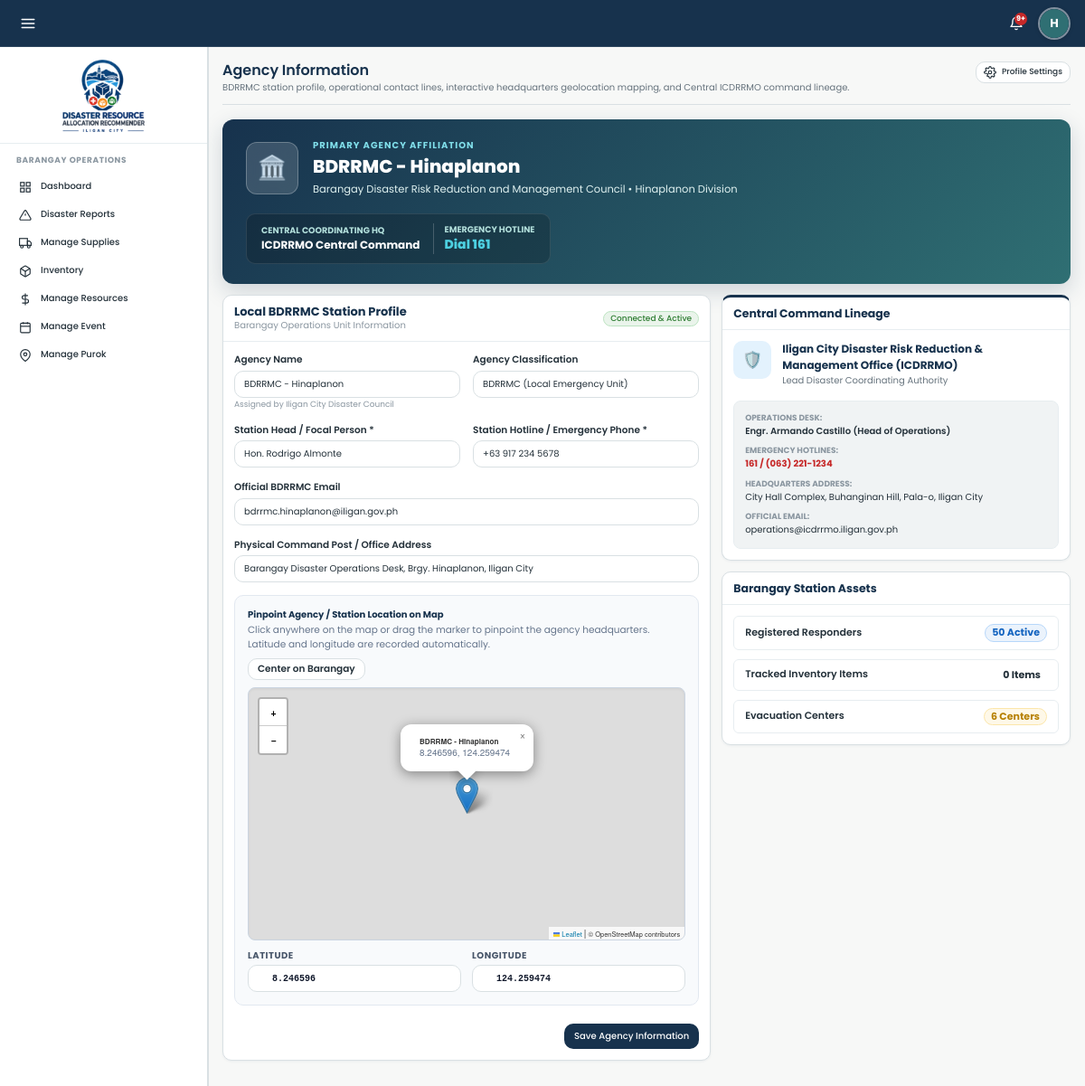
Screenshot of /views/barangay/agency.php (signed in) with the database file from the repository.
### tables this page shows
CREATE TABLE `agencies` (
  `id` int(11) NOT NULL AUTO_INCREMENT,
  `name` varchar(150) NOT NULL,
  `agency_type` enum('ICDRRMO','BDRRMC') NOT NULL DEFAULT 'BDRRMC',
  `barangay_id` int(11) DEFAULT NULL,
  `contact_person` varchar(100) DEFAULT NULL,
  `contact_number` varchar(50) DEFAULT NULL,
  `email` varchar(100) DEFAULT NULL,
  `office_address` varchar(255) DEFAULT NULL,
  `coordinates_lat` decimal(10,6) DEFAULT NULL,
  `coordinates_lng` decimal(10,6) DEFAULT NULL,
  `status` enum('active','inactive') DEFAULT 'active',
  `created_at` datetime DEFAULT current_timestamp(),
  PRIMARY KEY (`id`),
  KEY `barangay_id` (`barangay_id`),
  CONSTRAINT `agencies_ibfk_1` FOREIGN KEY (`barangay_id`) REFERENCES `barangays` (`id`) ON DELETE CASCADE
);

CREATE TABLE `barangays` (
  `id` int(11) NOT NULL AUTO_INCREMENT,
  `name` varchar(100) NOT NULL,
  `city` varchar(100) DEFAULT 'Iligan City',
  `status` enum('active','archived') NOT NULL DEFAULT 'active',
  `contact_person` varchar(100) DEFAULT NULL,
  `contact_number` varchar(30) DEFAULT NULL,
  `population` int(11) DEFAULT NULL,
  `total_households` int(11) DEFAULT NULL,
  `risk_level` enum('Low','Moderate','High','Critical') DEFAULT NULL,
  `area_radius` int(11) DEFAULT NULL COMMENT 'Geographic coverage and hazard radius of the area in meters',
  `coordinates_lat` decimal(10,6) NOT NULL,
  `coordinates_lng` decimal(10,6) NOT NULL,
  `created_at` datetime DEFAULT current_timestamp(),
  PRIMARY KEY (`id`),
  UNIQUE KEY `name` (`name`)
);

### views/barangay/agency.php (the view, shortened to what the rows shown need)
<?php
require_once __DIR__ . '/../../backend/services/Auth.php';
require_once __DIR__ . '/../../backend/services/Helpers.php';
$user = getCurrentUser();
$barangayId = (int) $user['barangay_id'];
$db = getDBConnection();
$bStmt = $db->prepare("SELECT * FROM barangays WHERE id = ?");
$bStmt->execute([$barangayId]);
$barangay = $bStmt->fetch(PDO::FETCH_ASSOC);
$aStmt = $db->prepare("SELECT * FROM agencies WHERE barangay_id = ? AND agency_type = 'BDRRMC'");
$aStmt->execute([$barangayId]);
$localAgency = $aStmt->fetch(PDO::FETCH_ASSOC);
$initLat = !empty($localAgency['coordinates_lat']) ? (float) $localAgency['coordinates_lat'] : (!empty($barangay['coordinates_lat']) ? (float) $barangay['coordinates_lat'] : 8.228000);
$initLng = !empty($localAgency['coordinates_lng']) ? (float) $localAgency['coordinates_lng'] : (!empty($barangay['coordinates_lng']) ? (float) $barangay['coordinates_lng'] : 124.245000);
$icdStmt = $db->query("SELECT * FROM agencies WHERE agency_type = 'ICDRRMO' LIMIT 1");
$centralAgency = $icdStmt->fetch(PDO::FETCH_ASSOC);
require_once __DIR__ . '/../layouts/header.php';
?>
<link rel="stylesheet" href="https://unpkg.com/leaflet@1.9.4/dist/leaflet.css"
 />
<div class="page-header">
  <div class="page-header-title-wrap">
    <h1>Agency Information</h1>
  </div>
</div>
<div
  style="background:linear-gradient(135deg, #17324D 0%, #2F6F73 100%);color:#FFF;border-radius:12px;padding:22px 26px;margin-bottom:var(--space-4);box-shadow:0 8px 24px rgba(23,50,77,0.18);">
  <div style="display:flex;justify-content:space-between;align-items:center;flex-wrap:wrap;gap:18px;">
    <div style="display:flex;align-items:center;gap:16px;">
      <div>
        <div style="font-size:10px;text-transform:uppercase;color:#80DEEA;letter-spacing:1px;font-weight:700;">
          Primary Agency Affiliation
        </div>
        <div style="font-size:20px;font-weight:800;margin-top:2px;">
          <?= clean($localAgency['name']) ?>
        </div>
        <div style="font-size:11.5px;color:#E0F2F1;margin-top:2px;">
          Barangay Disaster Risk Reduction and Management Council • <?= clean($barangay['name']) ?> Division
        </div>
      </div>
    </div>
  </div>
</div>
<div style="display:grid;grid-template-columns:1.4fr 1fr;gap:var(--space-4);align-items:start;">
  <div>
    <div class="card" style="margin-bottom:var(--space-4);">
      <div class="card-body">
        <form method="POST" action="<?= BASE_URL ?>/backend/functions/barangay/update_agency.php">
          <div style="display:grid;grid-template-columns:1fr 1fr;gap:14px;margin-bottom:14px;">
            <div>
              <label class="form-label" style="font-size:10.5px;font-weight:600;">Agency Name</label>
              <input type="text" class="form-control" value="<?= clean($localAgency['name']) ?>" disabled>
              <small style="font-size:9px;color:var(--color-text-muted);">Assigned by Iligan City Disaster
                Council</small>
            </div>
          </div>
          <div style="display:grid;grid-template-columns:1fr 1fr;gap:14px;margin-bottom:14px;">
            <div>
              <label class="form-label" style="font-size:10.5px;font-weight:600;">Station Head / Focal Person *</label>
              <input type="text" name="contact_person" class="form-control" required
                value="<?= clean($localAgency['contact_person'] ?? $user['full_name']) ?>"
                placeholder="e.g. Hon. Rodrigo Almonte">
            </div>
            <div>
              <label class="form-label" style="font-size:10.5px;font-weight:600;">Station Hotline / Emergency Phone
                *</label>
              <input type="text" name="contact_number" class="form-control" required
                value="<?= clean($localAgency['contact_number'] ?? $user['phone']) ?>"
                placeholder="e.g. +63 917 234 5678">
            </div>
          </div>
          <div style="margin-bottom:14px;">
            <label class="form-label" style="font-size:10.5px;font-weight:600;">Official BDRRMC Email</label>
            <input type="email" name="email" class="form-control" value="<?= clean($localAgency['email'] ?? '') ?>"
              placeholder="e.g. bdrrmc.hinaplanon@iligan.gov.ph">
          </div>
          <div style="margin-bottom:14px;">
            <label class="form-label" style="font-size:10.5px;font-weight:600;">Physical Command Post / Office
              Address</label>
            <input type="text" name="office_address" class="form-control"
              value="<?= clean($localAgency['office_address'] ?? '') ?>"
              placeholder="e.g. Barangay Disaster Operations Desk, Brgy. Hall, Iligan City">
          </div>
          <div style="margin-bottom:20px;padding:14px;background:#F8FAFC;border:1px solid #E2E8F0;border-radius:10px;">
            <div style="display:grid;grid-template-columns:1fr 1fr;gap:12px;margin-top:10px;">
              <div>
                <div style="position:relative;">
                  <input type="text" id="agency_lat" name="coordinates_lat" class="form-control"
                    value="<?= number_format($initLat, 6, '.', '') ?>" readonly
                    style="background:#FFF;font-family:monospace;font-weight:700;color:#0F172A;padding-left:26px;cursor:default;">
                </div>
              </div>
              <div>
                <div style="position:relative;">
                  <input type="text" id="agency_lng" name="coordinates_lng" class="form-control"
                    value="<?= number_format($initLng, 6, '.', '') ?>" readonly
                    style="background:#FFF;font-family:monospace;font-weight:700;color:#0F172A;padding-left:26px;cursor:default;">
                </div>
              </div>
            </div>
          </div>
        </form>
      </div>
    </div>
  </div>
  <div>
    <div class="card" style="margin-bottom:var(--space-4);border-top:3px solid var(--color-primary);">
      <div class="card-body">
        <div style="display:flex;gap:12px;margin-bottom:14px;">
          <div>
            <div style="font-weight:700;font-size:12px;color:var(--color-primary);">
              <?= clean($centralAgency['name'] ?? 'ICDRRMO Iligan City') ?>
            </div>
            <div style="font-size:10px;color:var(--color-text-secondary);margin-top:2px;">
              Lead Disaster Coordinating Authority
            </div>
          </div>
        </div>
        <div
          style="display:flex;flex-direction:column;gap:8px;font-size:10.5px;background:var(--color-surface-subtle);padding:12px;border-radius:8px;border:1px solid var(--color-border-light);">
          <div>
            <span
              style="color:var(--color-text-muted);font-size:9px;text-transform:uppercase;font-weight:700;display:block;">Operations
              Desk:</span>
            <span
              style="font-weight:600;"><?= clean($centralAgency['contact_person'] ?? 'Engr. Armando Castillo') ?></span>
          </div>
          <div>
            <span
              style="color:var(--color-text-muted);font-size:9px;text-transform:uppercase;font-weight:700;display:block;">Emergency
              Hotlines:</span>
            <span
              style="font-weight:700;color:var(--color-danger);"><?= clean($centralAgency['contact_number'] ?? '161 / (063) 221-1234') ?></span>
          </div>
          <div>
            <span
              style="color:var(--color-text-muted);font-size:9px;text-transform:uppercase;font-weight:700;display:block;">Headquarters
              Address:</span>
            <span><?= clean($centralAgency['office_address'] ?? 'City Hall Complex, Buhanginan Hill, Pala-o, Iligan City') ?></span>
          </div>
          <div>
            <span
              style="color:var(--color-text-muted);font-size:9px;text-transform:uppercase;font-weight:700;display:block;">Official
              Email:</span>
            <span><?= clean($centralAgency['email'] ?? 'operations@icdrrmo.iligan.gov.ph') ?></span>
          </div>
        </div>
      </div>
    </div>
  </div>
</div>
<?php require_once __DIR__ . '/../layouts/footer.php'; ?>

### views/layouts/header.php (shortened to what the rows shown need)
<?php
require_once __DIR__ . '/../../backend/services/Auth.php';
require_once __DIR__ . '/../../backend/services/Helpers.php';
$currentUser = getCurrentUser();
$isCitizenOrResponder = in_array($currentUser['role'] ?? '', ['resident', 'responder'], true);
?>
<!DOCTYPE html>
<html lang="en">
<head>
  <link rel="stylesheet" href="<?= BASE_URL ?>/frontend/css/app.css?v=<?= filemtime(__DIR__ . '/../../frontend/css/app.css') ?>">
</head>
<body class="<?= $isCitizenOrResponder ? 'citizen-responder-shell' : '' ?> role-<?= htmlspecialchars($currentUser['role'] ?? 'guest') ?>">
<div class="app-shell">
  <header class="topbar">
    <div class="topbar-right">
      <div class="user-profile-dropdown-wrap" id="userProfileWrap" style="position:relative;display:inline-block;">
        <button type="button"
                class="user-profile-btn circle-profile-btn"
                id="userProfileDropdownBtn"
                onclick="toggleUserDropdown(event)"
                aria-haspopup="true"
                aria-expanded="false"
                title="<?= clean($currentUser['full_name'] ?? ($currentUser['username'] ?? 'User')) ?> — Account & Profile Settings">
          <div class="user-avatar-sm circle-avatar">
            <?php if (!empty($currentUser['image'])): ?>
              <img src="<?= BASE_URL ?>/<?= clean($currentUser['image']) ?>" alt="<?= clean($currentUser['full_name'] ?? 'User') ?>">
            <?php else: ?>
              <?= strtoupper(substr($currentUser['full_name'] ?? ($currentUser['username'] ?? 'U'), 0, 1)) ?>
            <?php endif; ?>
          </div>
        </button>
      </div>
    </div>
  </header>
  <div class="app-container <?= $isCitizenOrResponder ? 'app-container-no-sidebar' : '' ?>">
    <main class="main-content" id="mainContent">

### rows the page displays
agencies: contact_person "H", name "BDRRMC - Hinaplanon", contact_person "Hon. Rodrigo Almonte", contact_number "+63 917 234 5678", email "bdrrmc.hinaplanon@iligan.gov.ph", office_address "Barangay Disaster Operations Desk, Brgy. Hinaplanon, Iligan City", coordinates_lat "8.246596", coordinates_lng "124.259474"
barangays: name "Hinaplanon"
agencies: name "Iligan City Disaster Risk Reduction & Management Office (ICDRRMO)", contact_person "Engr. Armando Castillo (Head of Operations)", contact_number "161 / (063) 221-1234", office_address "City Hall Complex, Buhanginan Hill, Pala-o, Iligan City", email "operations@icdrrmo.iligan.gov.ph"

### other values shown
$responderCount "50"
$resourceCount "0"
$evacCount "6"
